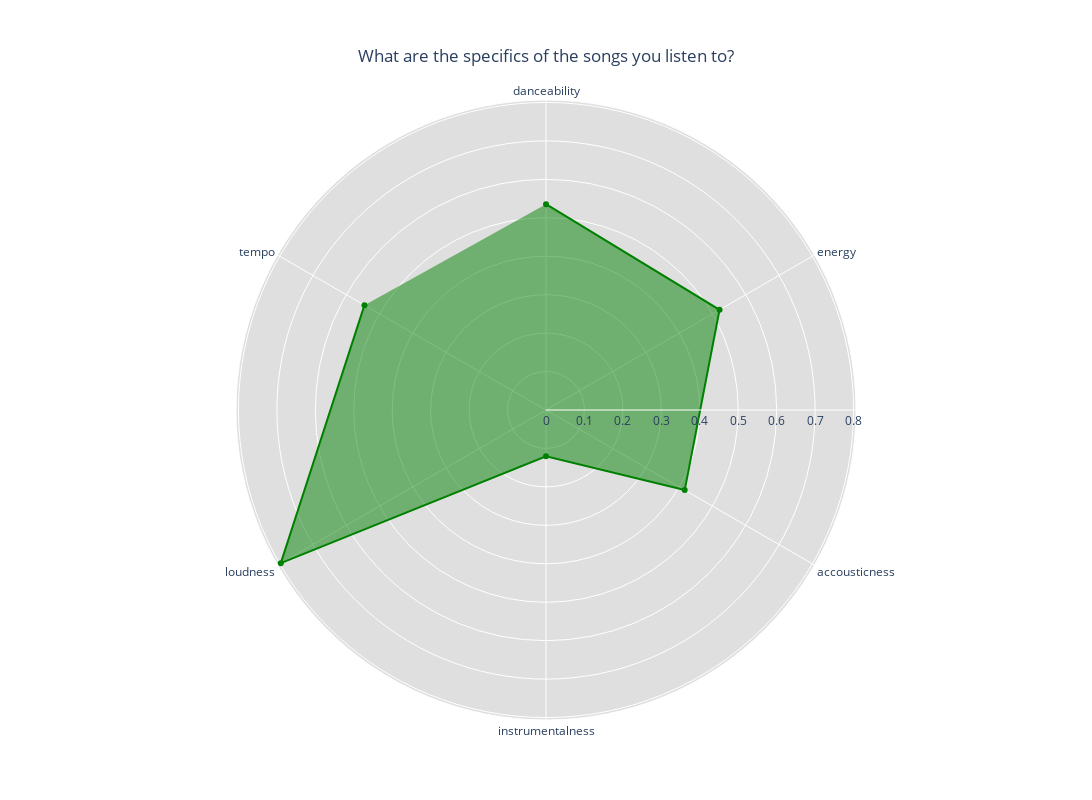

Source (notebook cell):
### Code cell
fig.show()

### Figure 1 — Plotly figure (JSON) as saved in the notebook; plotly's stock layout.template omitted (floating-point values rounded to 4 significant figures)
{"data": [{"fill": "toself", "line": {"color": "green"}, "name": "Your songs with highest:", "r": [0.5355, 0.5213, 0.4166, 0.1204, 0.7966, 0.5453], "theta": ["danceability", "energy", "accousticness", "instrumentalness", "loudness", "tempo"], "type": "scatterpolar"}], "layout": {"height": 800, "polar": {"angularaxis": {"direction": "clockwise", "period": 6}, "bgcolor": "rgb(223, 223, 223)"}, "title": {"text": "What are the specifics of the songs you listen to?", "x": 0.5, "xanchor": "center", "yanchor": "top"}, "width": 1600}}
